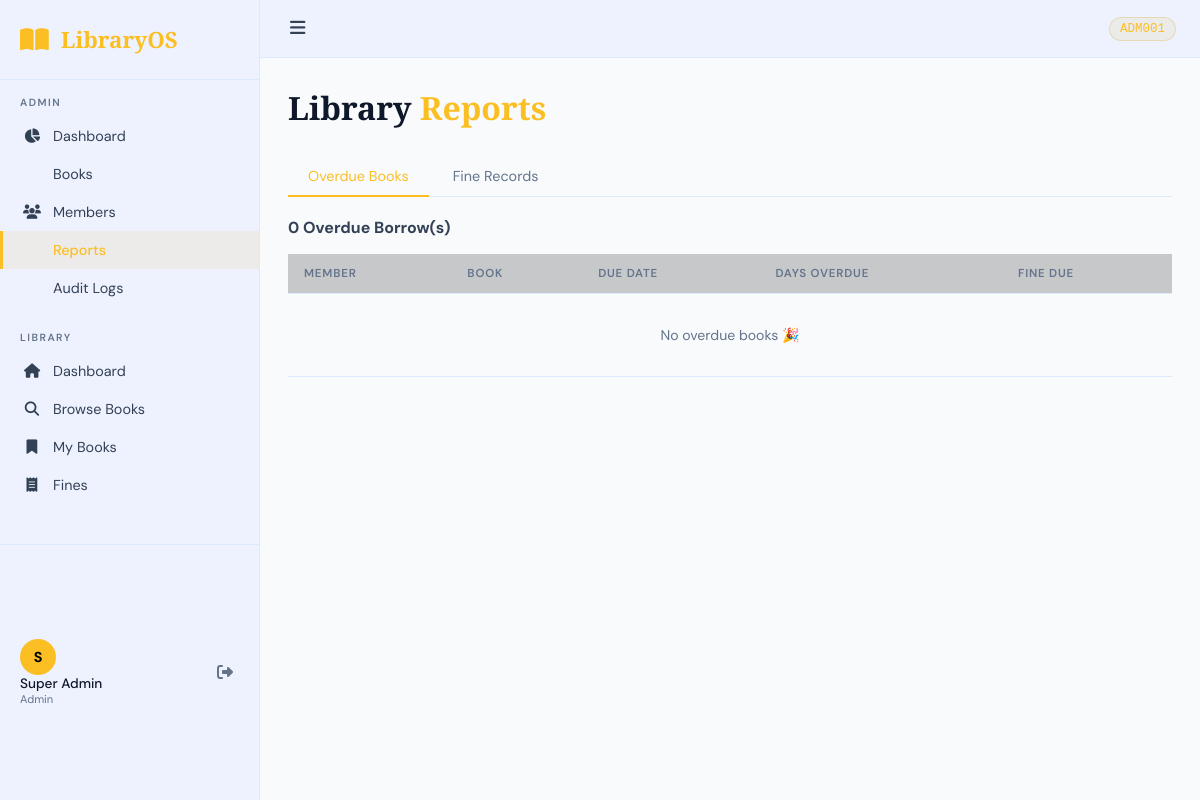
The page /admin/reports (signed in) on the database its author committed.
### app/models/user.py (models this page shows, shortened)
class User(UserMixin, db.Model):
    __tablename__ = 'users'
    id = db.Column(db.Integer, primary_key=True)
    member_id = db.Column(db.String(20), unique=True, nullable=False)
    name = db.Column(db.String(100), nullable=False)
    email = db.Column(db.String(120), unique=True, nullable=False)
    password = db.Column(db.String(256), nullable=False)
    role = db.Column(db.String(20), default='student')  # student, staff, admin
    is_active = db.Column(db.Boolean, default=True)
    phone = db.Column(db.String(20))
    address = db.Column(db.Text)
    joined_date = db.Column(db.DateTime, default=datetime.utcnow)
    max_books = db.Column(db.Integer, default=5)
    borrows = db.relationship('BorrowRecord', backref='user', lazy='dynamic')
    reservations = db.relationship('Reservation', backref='user', lazy='dynamic')
    fines = db.relationship('Fine', backref='user', lazy='dynamic')

### app/routes/admin.py (the view)
@admin_bp.route('/reports')
@login_required
@admin_required
def reports():
    overdue_records = [b for b in BorrowRecord.query.filter_by(status='borrowed').all() if b.is_overdue()]
    pending_fines = Fine.query.filter_by(paid=False).all()
    all_fines = Fine.query.order_by(Fine.issued_date.desc()).limit(50).all()
    return render_template('admin/reports.html',
        overdue_records=overdue_records, pending_fines=pending_fines, all_fines=all_fines)

### app/models/borrow.py (called while the page is built)
    def is_overdue(self):
        return self.status == 'borrowed' and datetime.utcnow() > self.due_date

### app/models/user.py (called while the page is built)
@login_manager.user_loader
def load_user(user_id):
    return User.query.get(int(user_id))

### app/templates/admin/reports.html (shortened to what this page needs)
{% extends "base.html" %}
{% block content %}
<div class="page-header"><h1>Library <span class="highlight">Reports</span></h1></div>
<div class="tabs">
  <button class="tab active" onclick="showTab('overdue')">Overdue Books</button>
  <button class="tab" onclick="showTab('fines')">Fine Records</button>
</div>
<div id="overdue" class="tab-content active">
  <h3 class="section-title">{{ overdue_records|length }} Overdue Borrow(s)</h3>
  <div class="table-container">
    <table class="data-table">
      <thead><tr><th>Member</th><th>Book</th><th>Due Date</th><th>Days Overdue</th><th>Fine Due</th></tr></thead>
      <tbody>
        {% for b in overdue_records %}
        <tr class="row-danger">
          <td><strong>{{ b.user.name }}</strong><br><small>{{ b.user.member_id }}</small></td>
          <td>{{ b.book.title }}</td>
          <td class="text-danger">{{ b.due_date.strftime('%b %d, %Y') }}</td>
          <td><span class="badge badge-danger">{{ b.days_overdue() }} days</span></td>
          <td class="text-danger">PKR {{ "%.2f"|format(b.calculated_fine()) }}</td>
        </tr>
        {% else %}
        <tr><td colspan="5" class="text-center empty-row">No overdue books 🎉</td></tr>
        {% endfor %}
      </tbody>
    </table>
  </div>
</div>
{% endblock %}

### app/templates/base.html (shortened to what this page needs)
<!DOCTYPE html>
<html lang="en">
<head>
<link rel="stylesheet" href="https://cdnjs.cloudflare.com/ajax/libs/font-awesome/6.5.0/css/all.min.css">
<link rel="stylesheet" href="{{ url_for('static', filename='css/style.css') }}">
</head>
<body>
{% if current_user.is_authenticated %}
<div class="app-layout">
  <aside class="sidebar" id="sidebar">
    <div class="sidebar-brand">
      <i class="fas fa-book-open"></i>
      <span>LibraryOS</span>
    </div>
    <nav class="sidebar-nav">
      {% if current_user.role in ['admin','staff'] %}
      <div class="nav-group">
        <span class="nav-label">Admin</span>
        <a href="{{ url_for('admin.dashboard') }}" class="nav-link {% if request.endpoint == 'admin.dashboard' %}active{% endif %}">
          <i class="fas fa-chart-pie"></i><span>Dashboard</span>
        </a>
        <a href="{{ url_for('admin.books') }}" class="nav-link {% if request.endpoint == 'admin.books' %}active{% endif %}">
          <span>Books</span>
        </a>
        <a href="{{ url_for('admin.members') }}" class="nav-link {% if request.endpoint == 'admin.members' %}active{% endif %}">
          <i class="fas fa-users"></i><span>Members</span>
        </a>
        <a href="{{ url_for('admin.reports') }}" class="nav-link {% if request.endpoint == 'admin.reports' %}active{% endif %}">
          <span>Reports</span>
        </a>
        <a href="{{ url_for('admin.audit') }}" class="nav-link {% if request.endpoint == 'admin.audit' %}active{% endif %}">
          <span>Audit Logs</span>
        </a>
      </div>
      {% endif %}
      <div class="nav-group">
        <span class="nav-label">Library</span>
        <a href="{{ url_for('student.dashboard') }}" class="nav-link {% if request.endpoint == 'student.dashboard' %}active{% endif %}">
          <i class="fas fa-home"></i><span>Dashboard</span>
        </a>
        <a href="{{ url_for('student.books') }}" class="nav-link {% if request.endpoint == 'student.books' %}active{% endif %}">
          <i class="fas fa-search"></i><span>Browse Books</span>
        </a>
        <a href="{{ url_for('student.my_books') }}" class="nav-link {% if request.endpoint == 'student.my_books' %}active{% endif %}">
          <i class="fas fa-bookmark"></i><span>My Books</span>
        </a>
        <a href="{{ url_for('student.fines') }}" class="nav-link {% if request.endpoint == 'student.fines' %}active{% endif %}">
          <i class="fas fa-receipt"></i><span>Fines</span>
        </a>
      </div>
    </nav>
    <div class="sidebar-footer">
      <div class="user-info">
        <div class="user-avatar">{{ current_user.name[0].upper() }}</div>
        <div>
          <div class="user-name">{{ current_user.name }}</div>
          <div class="user-role">{{ current_user.role.title() }}</div>
        </div>
      </div>
      <a href="{{ url_for('auth.logout') }}" class="logout-btn"><i class="fas fa-sign-out-alt"></i></a>
    </div>
  </aside>
  <main class="main-content">
    <div class="topbar">
      <button class="sidebar-toggle" onclick="toggleSidebar()"><i class="fas fa-bars"></i></button>
      <div class="topbar-right">
        <span class="member-badge">{{ current_user.member_id }}</span>
      </div>
    </div>
    <div class="page-content">
      {% block content %}{% endblock %}
    </div>
  </main>
</div>
{% else %}
{% block auth_content %}{% endblock %}
{% endif %}
</body>
</html>

### app/static/css/style.css (style rules this page uses)
:root { --bg-primary: #f8fafc; --bg-secondary: #eef2ff; --bg-card: #ffffff; --bg-card-hover: #f1f5f9; --border: #dbeafe; --border-light: #e0f2fe; --text-primary: #0f172a; --text-secondary: #334155; --text-muted: #64748b; --gold: #fbbf24; --gold-light: #fde68a; --blue: #2563eb; --green: #22c55e; --red: #ef4444; --orange: #fb923c; --sidebar-width: 260px; --radius: 12px; --radius-sm: 8px; }
* { box-sizing: border-box; margin: 0; padding: 0; }
body { font-family: 'DM Sans', sans-serif; background: var(--bg-primary); color: var(--text-primary); min-height: 100vh; }
a { color: var(--gold); text-decoration: none; }
.app-layout { display: flex; min-height: 100vh; }
.sidebar { width: var(--sidebar-width); background: var(--bg-secondary); border-right: 1px solid var(--border); display: flex; flex-direction: column; position: fixed; top: 0; left: 0; height: 100vh; overflow-y: auto; z-index: 100; transition: transform 0.3s; }
.main-content { margin-left: var(--sidebar-width); flex: 1; display: flex; flex-direction: column; min-height: 100vh; }
.sidebar-brand { padding: 24px 20px; display: flex; align-items: center; gap: 12px; font-family: 'Playfair Display', serif; font-size: 1.4rem; font-weight: 700; color: var(--gold); border-bottom: 1px solid var(--border); }
.sidebar-brand i { font-size: 1.6rem; }
.sidebar-nav { flex: 1; padding: 16px 0; }
.nav-group { margin-bottom: 24px; }
.nav-label { font-size: 0.65rem; font-weight: 600; text-transform: uppercase; letter-spacing: 1.5px; color: var(--text-muted); padding: 0 20px 8px; display: block; }
.nav-link { display: flex; align-items: center; gap: 12px; padding: 10px 20px; color: var(--text-secondary); transition: all 0.2s; font-size: 0.9rem; border-left: 3px solid transparent; }
.nav-link.active { color: var(--gold); background: rgba(212,175,55,0.1); border-left-color: var(--gold); font-weight: 500; }
.nav-link i { width: 18px; text-align: center; }
.sidebar-footer { padding: 16px 20px; border-top: 1px solid var(--border); display: flex; align-items: center; gap: 12px; }
.user-avatar { width: 36px; height: 36px; border-radius: 50%; background: var(--gold); color: #000; display: flex; align-items: center; justify-content: center; font-weight: 700; font-size: 0.9rem; flex-shrink: 0; }
.user-name { font-size: 0.85rem; font-weight: 500; }
.user-role { font-size: 0.7rem; color: var(--text-muted); }
.sidebar-footer { flex: 1; }
.logout-btn { margin-left: auto; color: var(--text-muted); padding: 6px; border-radius: 6px; transition: color 0.2s; }
.topbar { background: var(--bg-secondary); border-bottom: 1px solid var(--border); padding: 12px 24px; display: flex; align-items: center; gap: 16px; position: sticky; top: 0; z-index: 50; }
.topbar-right { display: flex; align-items: center; gap: 12px; margin-left: auto; flex-wrap: wrap; }
.sidebar-toggle { background: none; border: none; color: var(--text-secondary); font-size: 1.1rem; cursor: pointer; padding: 6px; }
.member-badge { background: rgba(212,175,55,0.1); color: var(--gold); border: 1px solid rgba(212,175,55,0.3); padding: 4px 10px; border-radius: 20px; font-size: 0.78rem; font-family: monospace; }
.page-content { padding: 28px; max-width: 1400px; }
.page-header { margin-bottom: 28px; }
.page-header h1 { font-family: 'Playfair Display', serif; font-size: 2rem; font-weight: 700; }
.highlight { color: var(--gold); }
.table-container { overflow-x: auto; }
.data-table { width: 100%; border-collapse: collapse; font-size: 0.88rem; }
.data-table th { padding: 12px 16px; text-align: left; font-size: 0.72rem; text-transform: uppercase; letter-spacing: 0.8px; color: var(--text-muted); font-weight: 600; background: rgba(0,0,0,0.2); border-bottom: 1px solid var(--border); }
.data-table td { padding: 12px 16px; border-bottom: 1px solid var(--border); }
.empty-row { color: var(--text-muted); padding: 32px !important; }
.tabs { display: flex; gap: 4px; border-bottom: 1px solid var(--border); margin-bottom: 20px; }
.tab { background: none; border: none; color: var(--text-muted); padding: 10px 20px; cursor: pointer; font-family: inherit; font-size: 0.9rem; border-bottom: 2px solid transparent; margin-bottom: -1px; transition: all 0.2s; }
.tab.active { color: var(--gold); border-bottom-color: var(--gold); }
.tab-content { display: none; }
.tab-content.active { display: block; }
.section-title { font-size: 1rem; color: var(--text-secondary); margin-bottom: 16px; }
.text-center { text-align: center; }

### rows shown on the page
User: name "S", name "Super Admin", role "Admin", member_id "ADM001"

### other values the page prints
{{ overdue_records|length }} "0"
